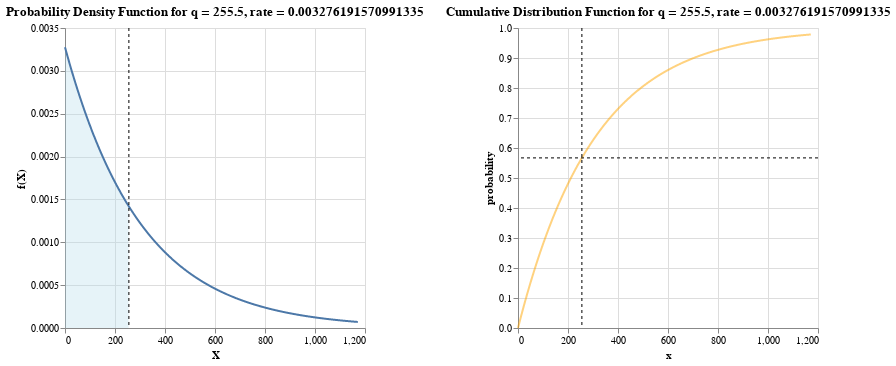

The notebook cell this image was saved under:
### Markdown cell above
Let's analyze the results and address the first question:

Question: What is the cumulative probability of survival up to the median survival time?

Answer: Based on the output from the `pexp` function, we find that the cumulative probability of survival up to the median survival time (255.5 days) is approximately 0.567 or 56.7%. This indicates that about 56.7% of patients in this dataset are expected to survive up to 255.5 days.

### Code cell
fig

### Figure 1 — Vega-Lite specification as saved in the notebook (floating-point values rounded to 4 significant figures; data arrays with more than 128 entries replaced by an {"elided": "..."} marker saying what was removed)
{"config": {"view": {"continuousWidth": 300, "continuousHeight": 300}}, "hconcat": [{"layer": [{"mark": {"type": "area", "color": "lightblue", "opacity": 0.3}, "encoding": {"x": {"field": "x", "title": "X", "type": "quantitative"}, "y": {"field": "pdf", "title": "f(X)", "type": "quantitative"}}, "transform": [{"filter": "(datum.x <= 255.5)"}]}, {"mark": {"type": "line"}, "encoding": {"x": {"field": "x", "type": "quantitative"}, "y": {"field": "pdf", "type": "quantitative"}}, "title": "Probability Density Function for q = 255.5, rate = 0.003276191570991335"}, {"data": {"name": "data-62e3bb55508453e4c4c39bcab0d29785"}, "mark": {"type": "rule", "strokeDash": [3, 3]}, "encoding": {"x": {"field": "q", "type": "quantitative"}}}], "data": {"name": "data-be27c07b2933e46ff21ef7fbadb8d172"}, "height": 300, "width": 300}, {"layer": [{"data": {"name": "data-be27c07b2933e46ff21ef7fbadb8d172"}, "mark": {"type": "line"}, "encoding": {"color": {"value": "orange"}, "opacity": {"value": 0.5}, "x": {"field": "x", "title": "x", "type": "quantitative"}, "y": {"field": "cdf", "title": "probability", "type": "quantitative"}}, "title": "Cumulative Distribution Function for q = 255.5, rate = 0.003276191570991335"}, {"data": {"name": "data-62e3bb55508453e4c4c39bcab0d29785"}, "mark": {"type": "rule", "strokeDash": [3, 3]}, "encoding": {"x": {"field": "q", "type": "quantitative"}}}, {"data": {"name": "data-134b55d7ea05f52185eb9bbeeeddb119"}, "mark": {"type": "rule", "strokeDash": [3, 3]}, "encoding": {"y": {"field": "p", "type": "quantitative"}}}], "height": 300, "width": 300}], "$schema": "https://vega.github.io/schema/vega-lite/v5.16.3.json", "datasets": {"data-be27c07b2933e46ff21ef7fbadb8d172": {"elided": "1000 records"}, "data-62e3bb55508453e4c4c39bcab0d29785": [{"q": 255.5}], "data-134b55d7ea05f52185eb9bbeeeddb119": [{"p": 0.567}]}}
